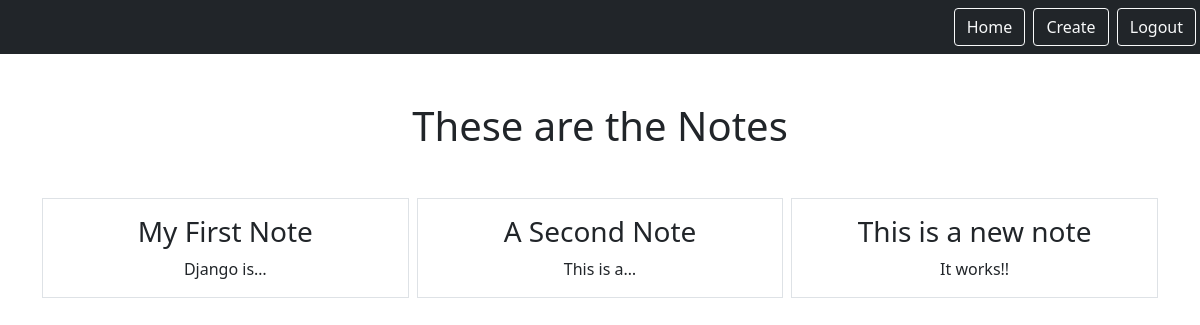
/smart/notes (signed in), run on an earlier commit of the app's database.
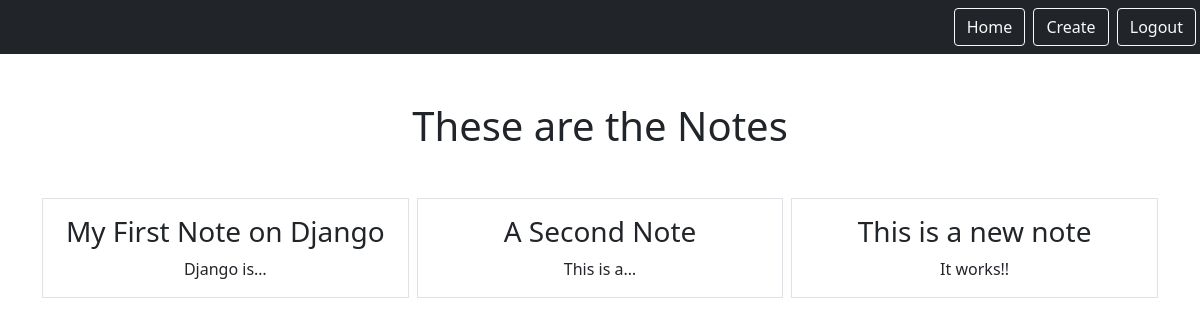
And on a later commit of the database.
### notes/models.py (models this page shows)
class Notes(models.Model):
    title = models.CharField(max_length=200)
    text = models.TextField()
    created = models.DateTimeField(auto_now_add=True)
    user = models.ForeignKey(User, on_delete=models.CASCADE, related_name='notes')

### notes/views.py (the view)
# urls.py: path('notes', views.NotesListView.as_view(), name="notes.list"),
class NotesListView(LoginRequiredMixin,ListView):
    model = Notes
    context_object_name = "notes"
    template_name = 'notes/notes_list.html'
    login_url = '/admin'
    def get_queryset(self):
        return self.request.user.notes.all()

### notes/templates/notes/notes_list.html
{% extends "base.html" %}
{% block content %}
    <h1 class="my-5">These are the Notes</h1>
    <div class="row row-cols-3 g-2">
        {% for note in notes %}
        <div class="col">
            <div class="p-3 border">
                <a href="{% url 'notes.detail' pk=note.id %}" class="text-dark text-decoration-none ">
                    <h3> {{note.title}}  </h3>
                </a>
                {{note.text|truncatechars:10}}
            </div>
        </div>
        {% endfor %}
    </div>
{% endblock %}

What changed in the data, as far as the page shows it:
changed Notes "Django is…": title "My First Note" → "My First Note on Django"
